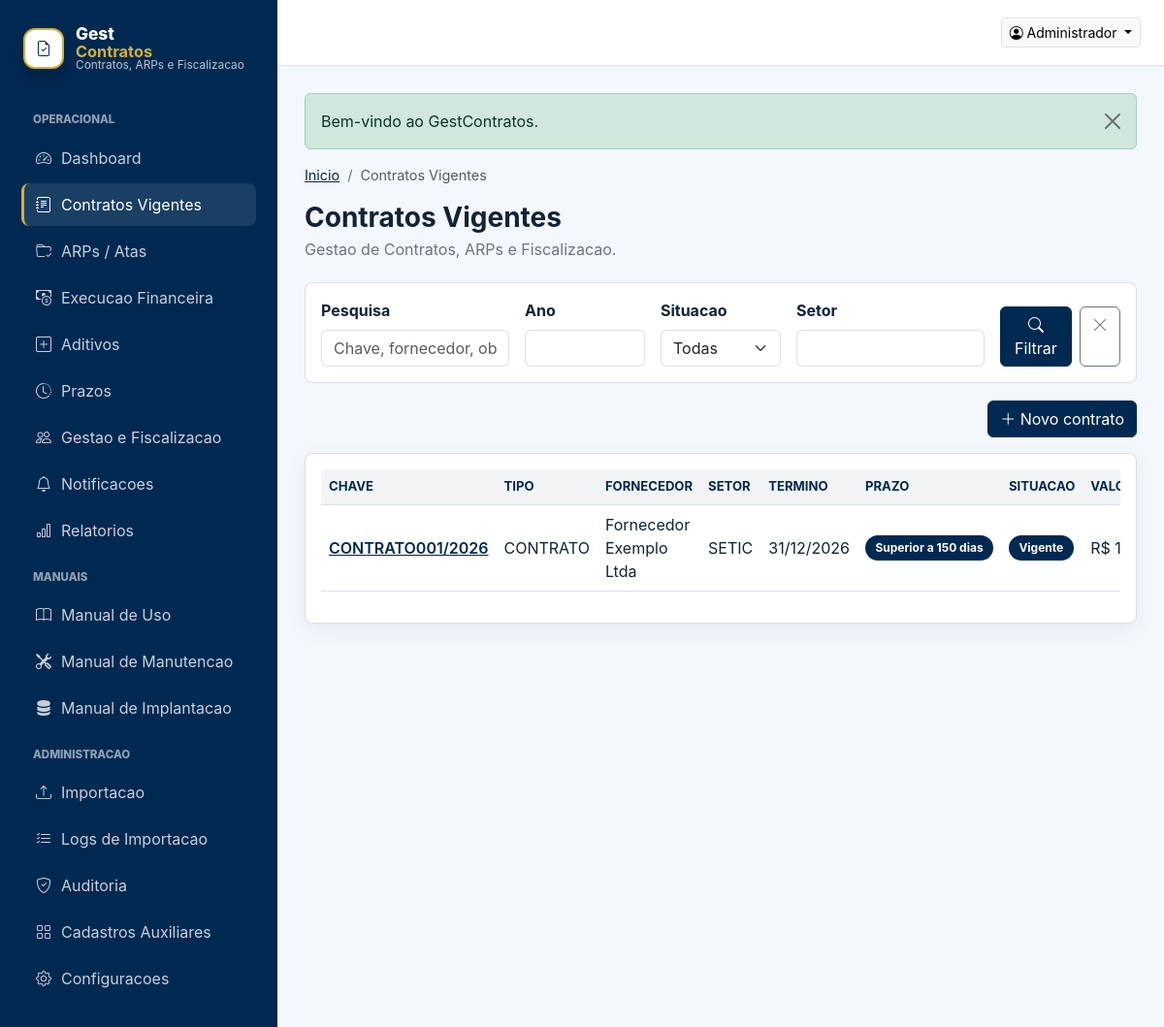
The app's page /contratos (signed in) with its own data.
### tables this page shows
CREATE TABLE IF NOT EXISTS contratos (
  id BIGINT UNSIGNED AUTO_INCREMENT PRIMARY KEY,
  tipo ENUM('CONTRATO','ARP') NOT NULL DEFAULT 'CONTRATO',
  numero VARCHAR(40) NOT NULL,
  ano SMALLINT NOT NULL,
  chave VARCHAR(80) NOT NULL UNIQUE,
  fornecedor_id BIGINT UNSIGNED NULL,
  fornecedor_nome TEXT NULL,
  cnpj_cpf VARCHAR(40) NULL,
  objeto TEXT NULL,
  natureza_contratacao_id BIGINT UNSIGNED NULL,
  natureza_contratacao_nome VARCHAR(180) NULL,
  forma_contratacao_id BIGINT UNSIGNED NULL,
  forma_contratacao_nome VARCHAR(180) NULL,
  tipo_contrato_id BIGINT UNSIGNED NULL,
  tipo_contrato_nome VARCHAR(180) NULL,
  licitacao_numero VARCHAR(120) NULL,
  processo VARCHAR(120) NULL,
  setor_id BIGINT UNSIGNED NULL,
  setor_nome VARCHAR(180) NULL,
  data_inicio DATE NULL,
  data_termino DATE NULL,
  valor_global_inicial DECIMAL(16,2) NOT NULL DEFAULT 0,
  valor_global_atualizado DECIMAL(16,2) NOT NULL DEFAULT 0,
  valor_executado DECIMAL(16,2) NOT NULL DEFAULT 0,
  valor_acumulado_executado DECIMAL(16,2) NOT NULL DEFAULT 0,
  quantidade_aditivos INT NOT NULL DEFAULT 0,
  base_legal_id BIGINT UNSIGNED NULL,
  base_legal_nome VARCHAR(240) NULL,
  contrato_estrategico TINYINT(1) NOT NULL DEFAULT 0,
  import_batch_id BIGINT UNSIGNED NULL,
  gestor VARCHAR(600) NULL,
  gestor_substituto VARCHAR(600) NULL,
  fiscal_demandante VARCHAR(600) NULL,
  fiscal_tecnico VARCHAR(600) NULL,
  fiscal_substituto VARCHAR(600) NULL,
  fiscal_administrativo VARCHAR(600) NULL,
  emails_equipe TEXT NULL,
  observacoes TEXT NULL,
  situacao VARCHAR(40) NOT NULL DEFAULT 'Indeterminado',
  prazo VARCHAR(80) NULL,
  dias_contrato INT NULL,
  dias_restantes INT NULL,
  trimestre_vencimento VARCHAR(80) NULL,
  prazo_prorrogacao DATE NULL,
  data_recebimento_prorrogacao DATE NULL,
  prorrogacao_no_prazo VARCHAR(60) NULL,
  prazo_legal_classificacao VARCHAR(60) NULL,
  data_orcamento_estimado DATE NULL,
  status_reajuste VARCHAR(80) NULL,
  texto_notificacao LONGTEXT NULL,
  encerrado_em DATE NULL,
  created_by BIGINT UNSIGNED NULL,
  updated_by BIGINT UNSIGNED NULL,
  created_at DATETIME NOT NULL DEFAULT CURRENT_TIMESTAMP,
  updated_at DATETIME NOT NULL DEFAULT CURRENT_TIMESTAMP ON UPDATE CURRENT_TIMESTAMP,
  deleted_at DATETIME NULL,
  INDEX idx_contratos_chave (chave),
  INDEX idx_contratos_situacao (situacao),
  INDEX idx_contratos_prazo (prazo),
  INDEX idx_contratos_termino (data_termino),
  INDEX idx_contratos_setor (setor_nome),
  INDEX idx_contratos_fornecedor (fornecedor_nome(191)),
  CONSTRAINT fk_contratos_fornecedor FOREIGN KEY (fornecedor_id) REFERENCES fornecedores(id),
  CONSTRAINT fk_contratos_setor FOREIGN KEY (setor_id) REFERENCES setores(id)
);

### app/Core/View.php (called while the page is built, shortened)
<?php
final class View
{
    public static function render(string $view, array $data = [], string $layout = 'layouts/app'): void
    {
        extract($data, EXTR_SKIP);
        $viewPath = base_path('app/Views/' . $view . '.php');
        require $viewPath;
    }
}

### app/Core/Controller.php (called while the page is built, shortened)
<?php
abstract class Controller
{
    protected function view(string $view, array $data = [], string $layout = 'layouts/app'): void
    {
        View::render($view, $data, $layout);
    }
}

### app/Controllers/ContractsController.php (called while the page is built, shortened)
<?php
final class ContractsController extends Controller
{
    private Contract $contracts;
    public function __construct()
    {
        $this->contracts = new Contract();
    }
    public function index(Request $request): void
    {
        $filters = $request->query;
        $this->view('contracts/index', [
            'title' => 'Contratos Vigentes',
            'contracts' => $this->contracts->search($filters),
            'filters' => $filters,
        ]);
    }
}

### app/Core/Application.php (called while the page is built, shortened)
<?php
final class Application
{
    public function run(): void
    {
        try {
            $router = new Router();
            $router->dispatch(Request::capture());
        } catch (\Throwable $exception) {
            http_response_code(500);
            $this->logException($exception);
            if (config('app.debug', false)) {
                echo '<pre>' . e($exception) . '</pre>';
                return;
            }
            echo 'Ocorreu um erro interno. Verifique os logs da aplicacao.';
        } finally {
            unset($_SESSION['_old']);
        }
    }
}

### public/index.php (called while the page is built, shortened)
<?php
$app = new Application(dirname(__DIR__));
$app->run();

### app/Core/helpers.php (called while the page is built, shortened)
<?php
if (! function_exists('base_path')) {
    function base_path(string $path = ''): string
    {
        $root = $GLOBALS['base_path'] ?? dirname(__DIR__, 2);
        return $path === '' ? $root : $root . DIRECTORY_SEPARATOR . ltrim($path, DIRECTORY_SEPARATOR);
    }
}
if (! function_exists('env')) {
    function env(string $key, mixed $default = null): mixed
    {
        return $_ENV[$key] ?? $_SERVER[$key] ?? $default;
    }
}
if (! function_exists('config')) {
    function config(string $key, mixed $default = null): mixed
    {
        static $configs = [];
        [$file, $item] = array_pad(explode('.', $key, 2), 2, null);
        if (! isset($configs[$file])) {
            $path = base_path("config/{$file}.php");
            $configs[$file] = file_exists($path) ? require $path : [];
        }
        return $item === null ? $configs[$file] : ($configs[$file][$item] ?? $default);
    }
}
if (! function_exists('url')) {
    function url(string $path = ''): string
    {
        if (! empty($_SERVER['HTTP_HOST'])) {
            $scheme = (! empty($_SERVER['HTTPS']) && $_SERVER['HTTPS'] !== 'off') ? 'https' : 'http';
            $base = $scheme . '://' . $_SERVER['HTTP_HOST'];
        } else {
            $base = rtrim(config('app.url', ''), '/');
        }
        $path = '/' . ltrim($path, '/');
        return $base . ($path === '/' ? '' : $path);
    }
}
if (! function_exists('e')) {
    function e(mixed $value): string
    {
        return htmlspecialchars((string) $value, ENT_QUOTES | ENT_SUBSTITUTE, 'UTF-8');
    }
}
if (! function_exists('money_br')) {
    function money_br(mixed $value): string
    {
        return 'R$ ' . number_format((float) $value, 2, ',', '.');
    }
}
if (! function_exists('date_br')) {
    function date_br(?string $date): string
    {
        try {
            return (new DateTime($date))->format('d/m/Y');
        } catch (Throwable) {
            return '-';
        }
    }
}
if (! function_exists('badge_class')) {
    function badge_class(?string $value): string
    {
        $value = mb_strtolower((string) $value);
        return match (true) {
            str_contains($value, 'vigente'), str_contains($value, 'dentro') => 'text-bg-success',
            str_contains($value, 'expirado'), str_contains($value, 'fora'), str_contains($value, 'emergencial') => 'text-bg-danger',
            str_contains($value, '30'), str_contains($value, '60'), str_contains($value, 'reajuste') => 'text-bg-warning',
            str_contains($value, 'indeterminado'), str_contains($value, 'sem') => 'text-bg-secondary',
            default => 'text-bg-primary',
        };
    }
}

### app/Core/Auth.php (called while the page is built, shortened)
<?php
final class Auth
{
    public static function hasAnyRole(array $roles): bool
    {
        $role = $_SESSION['user']['role'] ?? null;
        return $role === 'administrador' || in_array($role, $roles, true);
    }
    public static function canWrite(): bool
    {
        return self::hasAnyRole(['administrador', 'gestor-contratos', 'setor-demandante', 'gestor-fiscal']);
    }
}

### config/database.php (called while the page is built)
<?php
return [
    'driver' => 'mysql',
    'host' => env('DB_HOST', '127.0.0.1'),
    'port' => env('DB_PORT', '3306'),
    'database' => env('DB_DATABASE', 'gestcontratos'),
    'username' => env('DB_USERNAME', 'root'),
    'password' => env('DB_PASSWORD', ''),
    'charset' => env('DB_CHARSET', 'utf8mb4'),
];

### config/app.php (called while the page is built)
<?php
return [
    'name' => env('APP_NAME', 'GestContratos'),
    'env' => env('APP_ENV', 'production'),
    'debug' => filter_var(env('APP_DEBUG', false), FILTER_VALIDATE_BOOLEAN),
    'url' => rtrim(env('APP_URL', 'http://localhost:8080'), '/'),
    'session_name' => env('SESSION_NAME', 'gestcontratos_session'),
    'upload_max_mb' => (int) env('UPLOAD_MAX_MB', 20),
];

### app/Core/Database.php (called while the page is built, shortened)
<?php
final class Database
{
    private static ?PDO $pdo = null;
    public static function pdo(): PDO
    {
        $db = config('database');
        $dsn = sprintf(
            'mysql:host=%s;port=%s;dbname=%s;charset=%s',
            $db['host'],
            $db['port'],
            $db['database'],
            $db['charset']
        );
        self::$pdo = new PDO($dsn, $db['username'], $db['password'], [
            PDO::ATTR_ERRMODE => PDO::ERRMODE_EXCEPTION,
            PDO::ATTR_DEFAULT_FETCH_MODE => PDO::FETCH_ASSOC,
            PDO::ATTR_EMULATE_PREPARES => false,
        ]);
        return self::$pdo;
    }
}

### app/Models/Contract.php (called while the page is built, shortened)
<?php
final class Contract extends Model
{
    public function search(array $filters = [], int $limit = 1000): array
    {
        $clauses = ['c.deleted_at IS NULL'];
        $params = [];
        $sql = 'SELECT c.* FROM contratos c WHERE ' . implode(' AND ', $clauses) . ' ORDER BY c.data_termino IS NULL, c.data_termino ASC, c.id DESC LIMIT ' . (int) $limit;
        $stmt = Database::pdo()->prepare($sql);
        $stmt->execute($params);
        return $stmt->fetchAll();
    }
}

### app/Views/contracts/index.php (the view, shortened to what this page needs)
<?php $canWrite = GestContratos\Core\Auth::canWrite(); ?>
<form class="filters" method="get" action="<?= e(url('/contratos')) ?>">
    <div class="row g-3 align-items-end">
        <div class="col-12 col-lg-3">
            <label class="form-label" for="q">Pesquisa</label>
            <input class="form-control" id="q" name="q" value="<?= e($filters['q'] ?? '') ?>" placeholder="Chave, fornecedor, objeto...">
        </div>
        <div class="col-6 col-lg-2">
            <label class="form-label" for="ano">Ano</label>
            <input class="form-control" id="ano" name="ano" value="<?= e($filters['ano'] ?? '') ?>">
        </div>
        <div class="col-6 col-lg-2">
            <label class="form-label" for="situacao">Situacao</label>
            <select class="form-select" id="situacao" name="situacao">
                <option value="">Todas</option>
            </select>
        </div>
        <div class="col-12 col-lg-3">
            <label class="form-label" for="setor_nome">Setor</label>
            <input class="form-control" id="setor_nome" name="setor_nome" value="<?= e($filters['setor_nome'] ?? '') ?>">
        </div>
        <div class="col-12 col-lg-2 d-flex gap-2">
            <button class="btn btn-primary w-100" type="submit"><i class="bi bi-search"></i> Filtrar</button>
            <a class="btn btn-outline-secondary" href="<?= e(url('/contratos')) ?>" aria-label="Limpar filtros"><i class="bi bi-x-lg"></i></a>
        </div>
    </div>
</form>
<?php if ($canWrite): ?>
    <div class="d-flex justify-content-end mb-3">
        <a class="btn btn-primary" href="<?= e(url('/contratos/novo')) ?>"><i class="bi bi-plus-lg"></i> Novo contrato</a>
    </div>
<?php endif; ?>
<section class="gc-card p-3">
    <div class="table-responsive">
        <table class="table table-hover align-middle datatable w-100">
            <thead>
            <tr>
                <th>Chave</th>
                <th>Tipo</th>
                <th>Fornecedor</th>
                <th>Setor</th>
                <th>Termino</th>
                <th>Prazo</th>
                <th>Situacao</th>
                <th>Valor atualizado</th>
            </tr>
            </thead>
            <tbody>
            <?php foreach ($contracts as $contract): ?>
                <tr>
                    <td><a class="fw-semibold" href="<?= e(url('/contratos/' . $contract['id'])) ?>"><?= e($contract['chave']) ?></a></td>
                    <td><?= e($contract['tipo']) ?></td>
                    <td><?= e($contract['fornecedor_nome']) ?></td>
                    <td><?= e($contract['setor_nome']) ?></td>
                    <td><?= e(date_br($contract['data_termino'])) ?></td>
                    <td><span class="badge <?= e(badge_class($contract['prazo'])) ?>"><?= e($contract['prazo']) ?></span></td>
                    <td><span class="badge <?= e(badge_class($contract['situacao'])) ?>"><?= e($contract['situacao']) ?></span></td>
                    <td><?= e(money_br($contract['valor_global_atualizado'])) ?></td>
                </tr>
            <?php endforeach; ?>
            </tbody>
        </table>
    </div>
</section>

### app/Core/Router.php (shortened to what this page needs)
<?php
final class Router
{
    private array $routes = [];
    public function add(string $method, string $path, array|callable $handler): void
    {
        $pattern = preg_replace('#\{([a-zA-Z_][a-zA-Z0-9_]*)\}#', '(?P<$1>[^/]+)', '/' . trim($path, '/'));
        $this->routes[] = [
            'method' => strtoupper($method),
            'pattern' => '#^' . $pattern . '$#',
            'handler' => $handler,
        ];
    }
    public function dispatch(Request $request): void
    {
        foreach ($this->routes as $route) {
            if ($route['method'] !== $request->method) {
                continue;
            }
            if (! preg_match($route['pattern'], $request->path, $matches)) {
                continue;
            }
            $params = array_filter($matches, 'is_string', ARRAY_FILTER_USE_KEY);
            $this->call($route['handler'], $request, $params);
            return;
        }
    }
    private function call(array|callable $handler, Request $request, array $params): void
    {
        [$class, $method] = $handler;
        $controller = new $class();
        $ref = new \ReflectionMethod($controller, $method);
        $controller->{$method}(...$this->arguments($ref, $request, $params));
    }
    private function arguments(\ReflectionFunctionAbstract $ref, Request $request, array $params): array
    {
        $args = [];
        $parameters = $ref->getParameters();
        if ($parameters) {
            $first = $parameters[0];
            $type = $first->getType();
            if (($type instanceof \ReflectionNamedType && $type->getName() === Request::class) || $first->getName() === 'request') {
                $args[] = $request;
            }
        }
        return array_merge($args, array_values($params));
    }
}

### public/assets/css/app.css (style rules this page uses)
:root { --gc-blue: #002952; --gc-white: #FFFFFF; --gc-gold: #D4AF37; --gc-bg: #f4f7fb; --gc-surface: #FFFFFF; --gc-text: #102338; --gc-muted: #5c6f84; --gc-border: rgba(0, 41, 82, .14); --gc-primary: #002952; --gc-primary-strong: #001a35; --gc-primary-soft: rgba(0, 41, 82, .08); --gc-warning: #D4AF37; --gc-focus: #D4AF37; --gc-shadow: 0 14px 34px rgba(0, 41, 82, .10); --gc-radius: 8px; }
* { letter-spacing: 0; }
body { min-height: 100vh; background: var(--gc-bg); color: var(--gc-text); font-family: Inter, system-ui, -apple-system, BlinkMacSystemFont, "Segoe UI", sans-serif; font-size: 16px; }
a { color: var(--gc-primary); }
.gc-card, .metric-card { background: var(--gc-surface); border: 1px solid var(--gc-border); border-radius: var(--gc-radius); box-shadow: 0 6px 24px rgba(0, 41, 82, .06); }
.btn-primary { --bs-btn-color: var(--gc-white); --bs-btn-bg: var(--gc-blue); --bs-btn-border-color: var(--gc-blue); --bs-btn-hover-color: var(--gc-white); --bs-btn-hover-bg: var(--gc-primary-strong); --bs-btn-hover-border-color: var(--gc-primary-strong); --bs-btn-active-bg: var(--gc-primary-strong); --bs-btn-active-border-color: var(--gc-primary-strong); }
.table { --bs-table-color: var(--gc-text); --bs-table-border-color: var(--gc-border); }
.table thead th { background: rgba(0, 41, 82, .05); color: var(--gc-blue); font-size: .82rem; text-transform: uppercase; white-space: nowrap; }
.badge { border-radius: 999px; padding: .45rem .65rem; }
.text-bg-primary, .text-bg-success { color: var(--gc-white) !important; background-color: var(--gc-blue) !important; }
.filters { padding: 16px; background: var(--gc-surface); border: 1px solid var(--gc-border); border-radius: var(--gc-radius); margin-bottom: 18px; }
.form-label { font-weight: 650; color: var(--gc-text); }
.form-control, .form-select { border-color: var(--gc-border); }

### records on screen
contratos: chave "CONTRATO001/2026", tipo "CONTRATO", fornecedor_nome "Fornecedor Exemplo Ltda", setor_nome "SETIC", data_termino "31/12/2026", prazo "Superior a 150 dias", situacao "Vigente", valor_global_atualizado "R$…"

### other values on screen
$section "OPERACIONAL"
$label "Dashboard"
$label "Contratos Vigentes"
$label "ARPs / Atas"
$label "Execucao Financeira"
$label "Aditivos"
$label "Prazos"
$label "Gestao e Fiscalizacao"
$label "Notificacoes"
$label "Relatorios"
$section "MANUAIS"
$label "Manual de Uso"
$label "Manual de Manutencao"
$label "Manual de Implantacao"
$section "ADMINISTRACAO"
